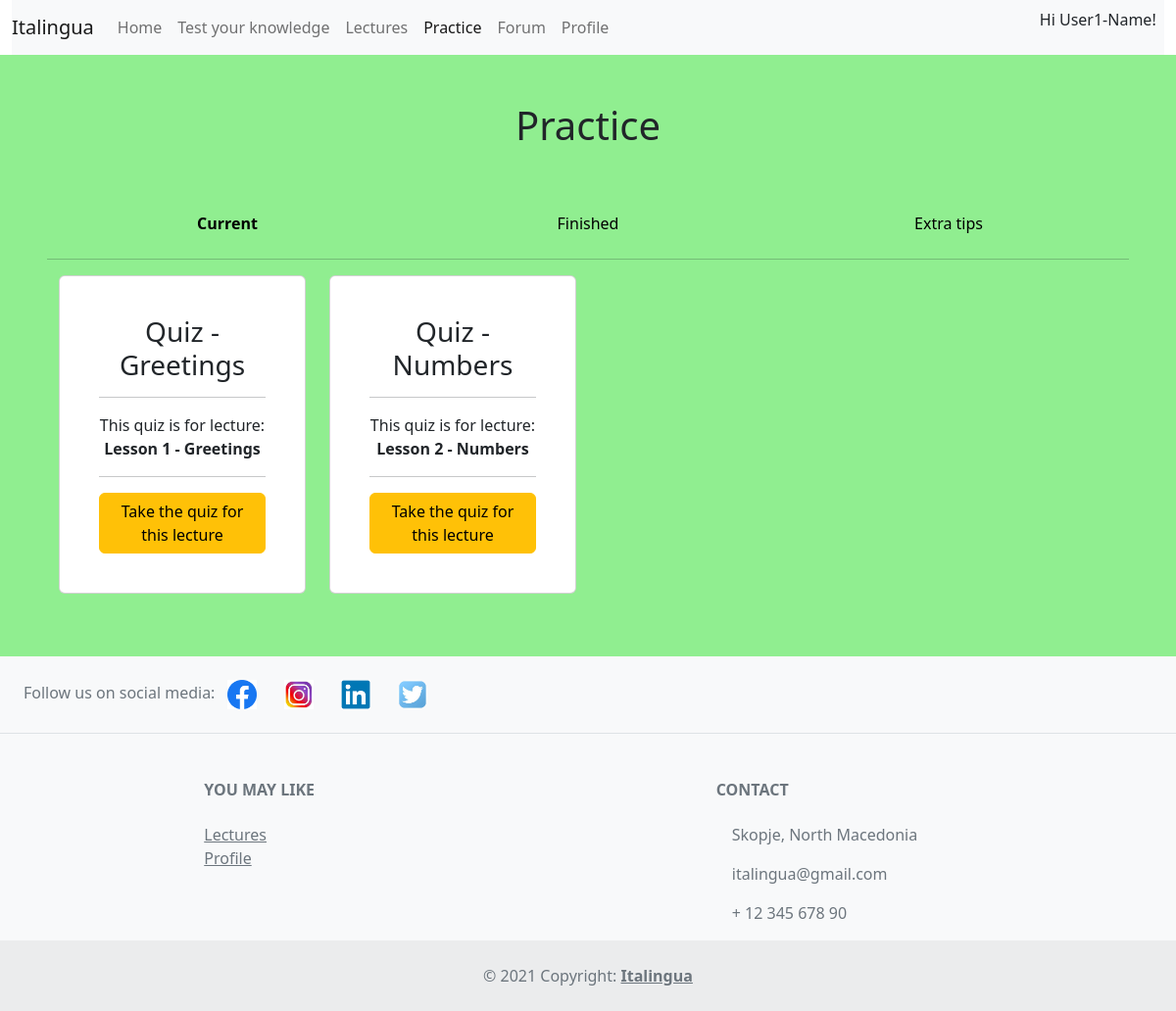
Screenshot of /practice/ (signed in) with the database file from the repository.
### Italingua/models.py (models this page shows, shortened)
class UserPerson (models.Model):
    class Level(models.TextChoices):
        Level1 = 'Level A1'
        Level2 = 'Level A2'
        Level3 = 'Level B1'
        Level4 = 'Level B2'
        Level5 = 'Level C1'
        Level6 = 'Level C2'
        Level7 = 'Proffessional'
    name = models.CharField(max_length=50)
    surname = models.CharField(max_length=50)
    user = models.ForeignKey(User, on_delete=models.CASCADE, null=True, blank=True)
    email = models.CharField(max_length=50)
    level = models.CharField(max_length=50,
                             choices=Level.choices,
                             default=Level.Level1,)

class Quiz(models.Model):
    name = models.CharField(max_length=20)
    for_lecture = models.ForeignKey(Lecture, on_delete=models.CASCADE)

class Lecture(models.Model):
    name = models.CharField(max_length=30)
    description = models.CharField(max_length=100)
    time = models.IntegerField()
    link = models.CharField(max_length=200)
    def __str__(self):
        return self.name

### Italingua/views.py (the view)
# urls.py: path('practice/', practice, name='practice'),
def practice(request):
    person = UserPerson.objects.filter(user=request.user)
    quizzes = Quiz.objects.all()
    context = {"quizzes": quizzes, "person": person}
    return render(request, 'practice.html', context=context)

### Italingua/templates/practice.html (shortened to what this page needs)
{% load static %}
<!DOCTYPE html>
<html lang="en">
<head>
        <link href="https://cdn.jsdelivr.net/npm/bootstrap@5.2.0-beta1/dist/css/bootstrap.min.css" rel="stylesheet">
</head>
<body>
<div class="container-fluid">
    <nav class="navbar navbar-expand-lg navbar-light bg-light">
      <a class="navbar-brand" href="/home">Italingua</a>
      <div class="collapse navbar-collapse" id="navbarNav">
        <ul class="navbar-nav">
          <li class="nav-item active">
            <a class="nav-link" href="/home">Home</a>
          </li>
          <li class="nav-item">
            <a class="nav-link"  href="/test">Test your knowledge</a>
          </li>
          <li class="nav-item">
            <a class="nav-link" href="/lectures">Lectures</a>
          </li>
          <li class="nav-item">
            <a class="nav-link active" href="/practice">Practice</a>
          </li>
          <li class="nav-item">
            <a class="nav-link" href="/forum">Forum</a>
          </li>
            <li class="nav-item">
            <a class="nav-link" href="/profile">Profile</a>
          </li>
        </ul>
                    <div style="margin-left: auto">
            <p>Hi {{ person.0.name }}! &nbsp</p>
        </div>
      </div>
    </nav>
</div>
<div class="container-fluid text-dark p-5 background" style="background-color: lightgreen">
<h1 class="text-center pb-5">Practice</h1>
<ul class="nav nav-pills nav-justified flex-row">
        <li class="nav-item"><a class="nav-link" href="#"><span style="font-weight: bold; color: black">Current</span></a> </li>
        <li class="nav-item"><a class="nav-link" href="#"><span style="color: black">Finished</span></a> </li>
        <li class="nav-item"><a class="nav-link" href="#"><span style="color: black">Extra tips</span></a> </li>
    </ul>
<hr>
        <div class="container-fluid text-center">
            <div class="row row-cols-1 row-cols-md-2">
                {% for q in quizzes %}
                          <div class="col mb-3 col-lg-3">
                            <div class="card h-100 w-100 text-center p-4">
                                <div class="card-body">
                                    <h3 class="card-title">{{ q.name }}</h3> <hr>
                                    <span class="card-text">This quiz is for lecture: <br> <b> {{ q.for_lecture }} </b></span>
                                    <hr>
                                    <a href="/quiz">
                                        <button class="btn btn-warning test">Take the quiz for this lecture</button>
                                    </a>
                                </div>
                            </div>
                          </div>
                {% endfor %}
            </div>
        </div>
</div>
<footer class="text-center text-lg-start bg-light text-muted">
  <section
    class="d-flex justify-content-center justify-content-lg-between p-4 border-bottom">
    <div class="me-5 d-none d-lg-block">
      <span>Follow us on social media:</span> &nbsp
      <a href="" class="me-4 text-reset"><img style="width: 30px; height: 30px"></a>
      <a href="" class="me-4 text-reset"><img style="width: 30px; height: 30px"></a>
      <a href="" class="me-4 text-reset"><img style="width: 30px; height: 30px"></a>
      <a href="" class="me-4 text-reset"><img style="width: 30px; height: 30px; border-radius: 10px"></a>
    </div>
  </section>
    <section class="">
    <div class="container text-center text-md-start mt-5">
      <div class="row mt-3">
        <div class="col-md-3 col-lg-2 col-xl-2 mx-auto mb-4">
          <h6 class="text-uppercase fw-bold mb-4">
            You may like
          </h6>
          <p>
            <a href="/lectures" class="text-reset">Lectures</a> <br>
            <a href="/profile" class="text-reset">Profile</a>
          </p>
        </div>
        <div class="col-md-4 col-lg-3 col-xl-3 mx-auto mb-md-0 mb-4">
          <h6 class="text-uppercase fw-bold mb-4">
            Contact
          </h6>
          <p> Skopje, North Macedonia</p>
          <p>
            italingua@gmail.com
          </p>
          <p> + 12 345 678 90</p>
        </div>
      </div>
    </div>
  </section>
  <div class="text-center p-4" style="background-color: rgba(0, 0, 0, 0.05);">
    © 2021 Copyright:
    <a class="text-reset fw-bold" href="">Italingua</a>
  </div>
</footer>
</body>
</html>

### rows the page displays
UserPerson: name "User1-Name"
Quiz: name "Quiz - Greetings", for_lecture "Lesson 1 - Greetings"
Quiz: name "Quiz - Numbers", for_lecture "Lesson 2 - Numbers"
